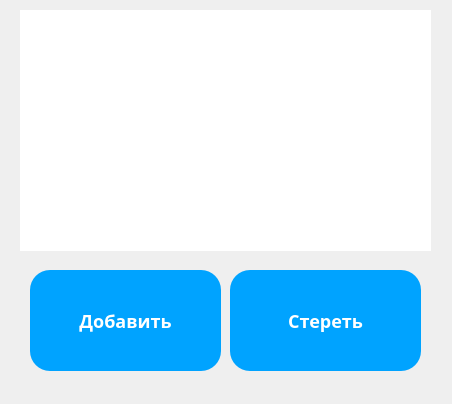
<?xml version="1.0" encoding="UTF-8"?>
<ui version="4.0">
 <class>Form</class>
 <widget class="QWidget" name="Form">
  <property name="geometry">
   <rect>
    <x>0</x>
    <y>0</y>
    <width>452</width>
    <height>404</height>
   </rect>
  </property>
  <property name="windowTitle">
   <string>Form</string>
  </property>
  <widget class="QPushButton" name="pushButton">
   <property name="geometry">
    <rect>
     <x>30</x>
     <y>270</y>
     <width>191</width>
     <height>101</height>
    </rect>
   </property>
   <property name="styleSheet">
    <string notr="true">position: absolute;
width: 150px;
height: 52px;
left: 28px;
top: 307px;

background: #00A3FF;
box-shadow: 0px 4px 4px rgba(0, 0, 0, 0.25);
border-radius: 20px;
position: absolute;
width: 94px;
height: 28px;
left: 56px;
top: 319px;

font-family: Montserrat;
font-style: normal;
font-weight: bold;
font-size: 18px;
line-height: 22px;
display: flex;
align-items: center;
text-align: center;

color: #FFFFFF;
</string>
   </property>
   <property name="text">
    <string>Добавить</string>
   </property>
  </widget>
  <widget class="QTextEdit" name="textEdit">
   <property name="geometry">
    <rect>
     <x>20</x>
     <y>10</y>
     <width>411</width>
     <height>241</height>
    </rect>
   </property>
   <property name="styleSheet">
    <string notr="true">position: absolute;
width: 150px;
height: 52px;
left: 28px;
top: 307px;

background: (255, 255, 255);
box-shadow: 0px 4px 4px rgba(0, 0, 0, 0.25);
border-radius: 20px;
position: absolute;
width: 94px;
height: 28px;
left: 56px;
top: 319px;

font-family: Montserrat;
font-style: normal;
font-weight: bold;
font-size: 18px;
line-height: 22px;
display: flex;
align-items: center;
text-align: center;

color: #000000	;
</string>
   </property>
  </widget>
  <widget class="QPushButton" name="pushButton_2">
   <property name="geometry">
    <rect>
     <x>230</x>
     <y>270</y>
     <width>191</width>
     <height>101</height>
    </rect>
   </property>
   <property name="styleSheet">
    <string notr="true">position: absolute;
width: 150px;
height: 52px;
left: 28px;
top: 307px;

background: #00A3FF;
box-shadow: 0px 4px 4px rgba(0, 0, 0, 0.25);
border-radius: 20px;
position: absolute;
width: 94px;
height: 28px;
left: 56px;
top: 319px;

font-family: Montserrat;
font-style: normal;
font-weight: bold;
font-size: 18px;
line-height: 22px;
display: flex;
align-items: center;
text-align: center;

color: #FFFFFF;
</string>
   </property>
   <property name="text">
    <string>Стереть</string>
   </property>
  </widget>
 </widget>
 <resources/>
 <connections/>
</ui>
